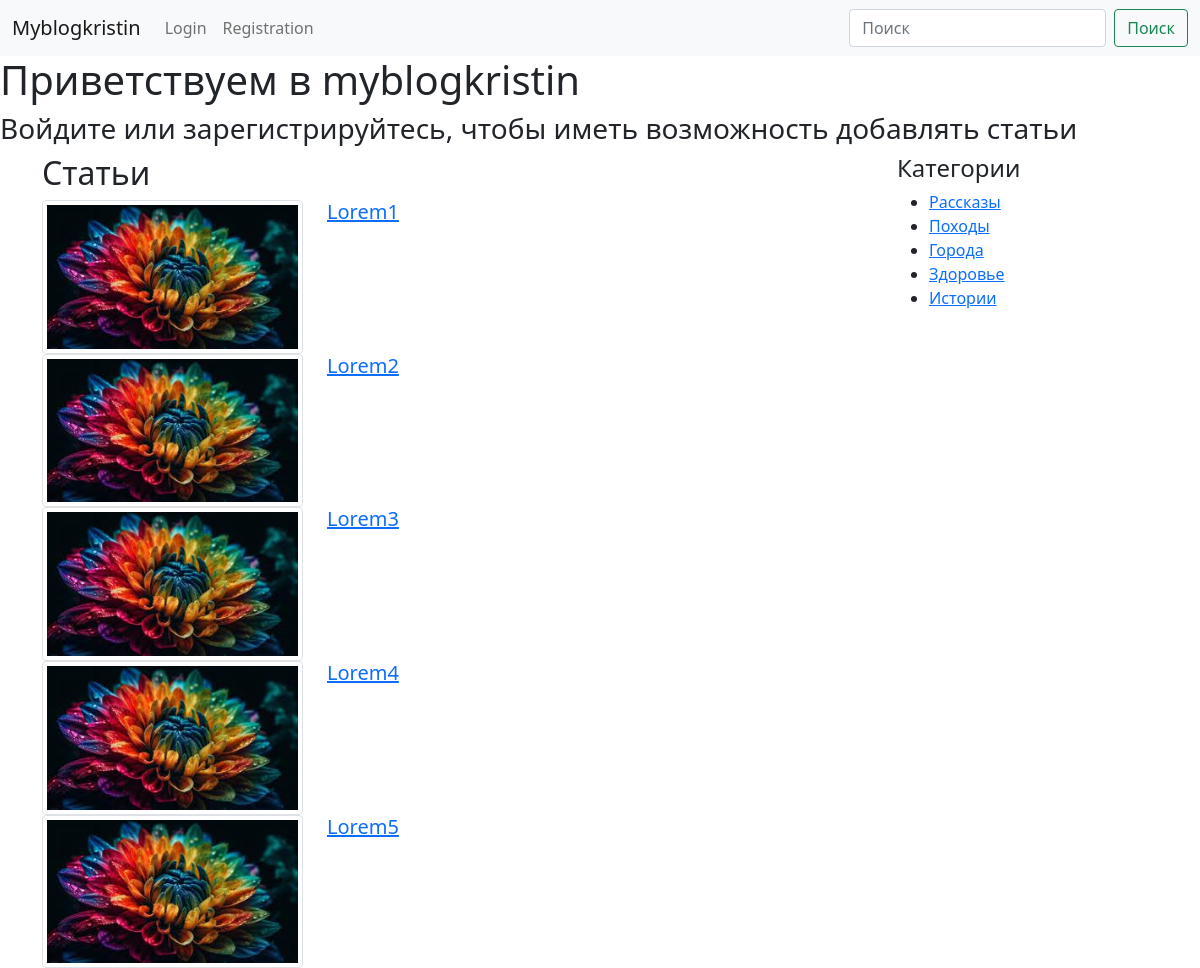
The page / on the database its author committed.
### tables this page shows
CREATE TABLE `articles`
(
    `id`          int          NOT NULL,
    `heading`     varchar(255) NOT NULL,
    `category_id` int      DEFAULT NULL,
    `author`      varchar(255) NOT NULL,
    `article`     text         NOT NULL,
    `image`       varchar(255) NOT NULL,
    `created_at`  datetime DEFAULT CURRENT_TIMESTAMP
);

CREATE TABLE `categories`
(
    `id`    int          NOT NULL,
    `title` varchar(255) NOT NULL
);

### function.php (called while the page is built, shortened)
<?php
include __DIR__ . '/models/db.php';
function allPosts()
{
    global $connection;
    $query = "SELECT id, heading, image FROM articles";
    $result = mysqli_query($connection, $query);
    return $result;
}
function categories()
{
    global $connection;
    $query = "SELECT * FROM categories";
    $result = mysqli_query($connection, $query);
    return $result;
}

### index.php (the view, shortened to what this page needs)
<?php
include 'models/db.php';
include "function.php";
$categories = categories();
$posts = allPosts();
?>
<!DOCTYPE html>
<html lang="en">
<head>
    <?php
    include "templates/head.php"; ?>
</head>
<body>
<?php
include "templates/header.php";
if (!empty($_SESSION['auth'])):
    ?>
    <h1>myblogkristin</h1>
    <?php
    if (isset($_SESSION['msg'])) {
        echo $_SESSION['msg'];
        unset($_SESSION['msg']);
    }
    ?>
    <!--
    //при клике на название статьи редирект
    //header('Location: ../views/article.php');
    }
    //при клике на название категории редирект?
    //header('Location: ');
    -->
<?php
else: ?>
    <h1>Приветствуем в myblogkristin</h1>
    <h3>Войдите или зарегистрируйтесь, чтобы иметь возможность добавлять статьи</h3>
<?php
endif; ?>
<div class="container">
    <div class="content row">
        <div class="main-content col-12 col-md-9">
            <h2>Статьи</h2>
            <?php
            foreach ($posts as $post) : ?>
                <div class="post row">
                    <div class="img col-12 col-md-4">
                        <img src="<?= $post['image']; ?>" class="img-thumbnail">
                    </div>
                    <div class="post-text col-12 col-md-8">
                        <h5>
                            <a href="<?= 'views/article.php?post=' . $post['id']; ?>"><?= $post['heading']; ?></a>
                        </h5>
                    </div>
                </div>
            <?php
            endforeach; ?>
        </div>
        <div class="sidebar col-12 col-md-3">
            <div class="section-topic">
                <h4>Категории</h4>
                <ul>
                    <?php
                    foreach ($categories as $category) : ?>
                        <li><a href="<?= 'views/categories.php?post=' . $category['id']; ?>"><?= $category['title']; ?></a></li>
                    <?php
                    endforeach; ?>
                </ul>
            </div>
        </div>
    </div>
</div>
</body>
</html>

### templates/head.php (shortened to what this page needs)
<link href="https://cdn.jsdelivr.net/npm/bootstrap@5.0.2/dist/css/bootstrap.min.css" rel="stylesheet">

### templates/header.php (shortened to what this page needs)
<header>
    <nav class="navbar navbar-expand-lg navbar-light bg-light">
        <div class="container-fluid">
            <a class="navbar-brand" href="/index.php">Myblogkristin</a>
            <div class="collapse navbar-collapse" id="navbarSupportedContent">
                <ul class="navbar-nav me-auto mb-2 mb-lg-0">
                    <?php
                    if (!empty($_SESSION['auth'])): ?>
                        <li class="nav-item">
                            <a class="nav-link" href="/views/profile.php">Редактировать профиль</a>
                        </li>
                        <li class="nav-item">
                            <a class="nav-link" href="/views/addArticle.php">Добавить статью</a>
                        </li>
                        <li class="nav-item">
                            <a class="nav-link" href="/controllers/logout.php">Logout</a>
                        </li>
                    <?php
                    else: ?>
                        <li class="nav-item">
                            <a class="nav-link" href="/views/login.php">Login</a>
                        </li>
                        <li class="nav-item">
                            <a class="nav-link" href="/views/registration.php">Registration</a>
                        </li>
                    <?php
                    endif; ?>
                </ul>
                <form class="d-flex">
                    <input class="form-control me-2" type="search" placeholder="Поиск" aria-label="Search">
                    <button class="btn btn-outline-success" type="submit">Поиск</button>
                </form>
            </div>
        </div>
    </nav>
</header>

### rows shown on the page
articles: image (picture), heading "Lorem1"
articles: image (picture), heading "Lorem2"
articles: image (picture), heading "Lorem3"
articles: image (picture), heading "Lorem4"
articles: image (picture), heading "Lorem5"
categories: title "Рассказы"
categories: title "Походы"
categories: title "Города"
categories: title "Здоровье"
categories: title "Истории"
